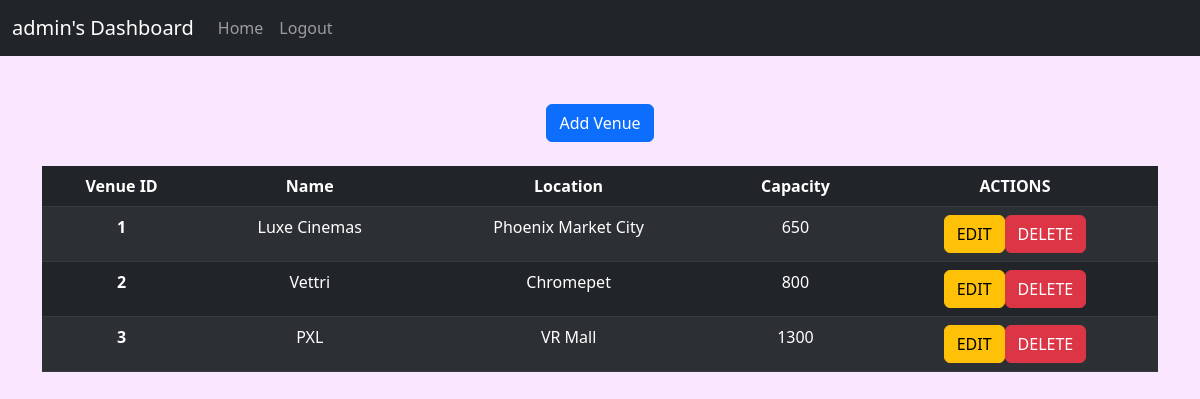
/manage_venues (signed in), run on an earlier commit of the app's database.
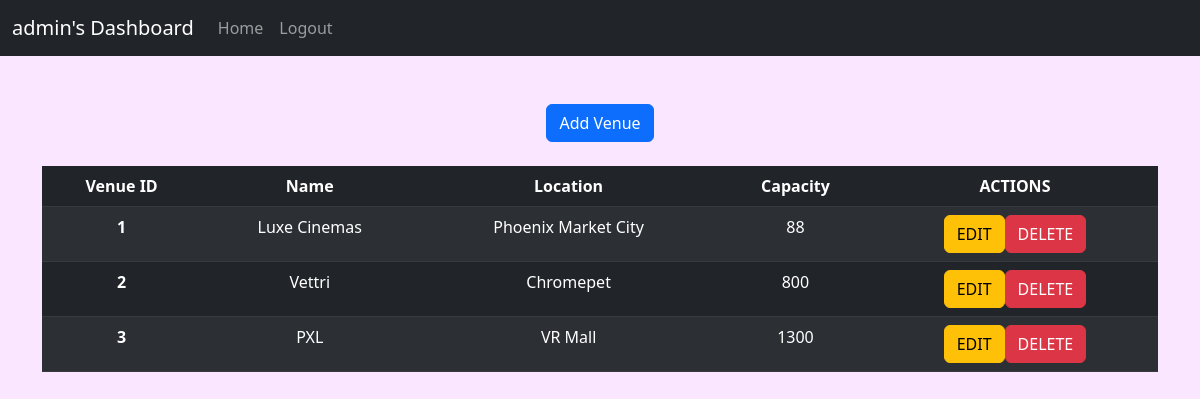
And on a later commit of the database.
### app/models.py (models this page shows, shortened)
class Venue(db.Model):
    id = db.Column(db.Integer, primary_key = True)
    name = db.Column(db.String(32), index = True, nullable = False)
    location = db.Column(db.String(64), index = True, nullable = False)
    caption = db.Column(db.String(128))
    capacity = db.Column(db.Integer, nullable = False)
    pic = db.Column(db.LargeBinary)
    shows = db.relationship('Show', secondary = 'show_venue', backref = 'venues', lazy = 'dynamic')
    bookings = db.relationship('Booking', backref = 'venue', cascade = 'all, delete')
    __table_args__ = (UniqueConstraint('name', 'location', name='u_venue_name_loc'),)

### app/routes.py (the view)
    def wrapper_func(*args, **kwargs):
        if current_user.username != "admin":
            flash("Access denied. No admin privileges for {}".format(current_user.username))
            return redirect(url_for('index'))
        else:
            return my_route(*args, **kwargs)

### app/models.py (called while the page is built)
@login.user_loader
def load_user(id):
    return User.query.get(int(id))

### app/routes.py (called while the page is built)
def check_admin_decor(my_route):
    def wrapper_func(*args, **kwargs):
        if current_user.username != "admin":
            flash("Access denied. No admin privileges for {}".format(current_user.username))
            return redirect(url_for('index'))
        else:
            return my_route(*args, **kwargs)
    wrapper_func.__name__ = my_route.__name__
    return wrapper_func

@app.route('/manage_venues')
@login_required
@check_admin_decor
def manage_venues():
    return render_template('manage_venues.html', title = 'Manage Venues', venues = Venue.query.all())

### app/templates/manage_venues.html (shortened to what this page needs)
{% extends "base.html" %}
{% block content %}
<div class = "container">
    <div class="d-flex justify-content-center mb-4">
        <a href="{{url_for('create_venue')}}">
            <button type="button" class="btn btn-primary">Add Venue</button>
        </a>
    </div>
    <table class="table table-dark table-striped">
        <thead>
          <tr>
            <th scope="col">Venue ID</th>
            <th scope="col">Name</th>
            <th scope="col">Location</th>
            <th scope="col">Capacity</th>
            <th scope="col">ACTIONS</th>
          </tr>
        </thead>
        <tbody>
        {% for venue in venues %}
            <tr>
            <th scope="row">{{venue.id}}</th>
            <td>{{venue.name}}</td>
            <td>{{venue.location}}</td>
            <td>{{venue.capacity}}</td>
            <td>
                <div class="btn-group" role="group" aria-label="Venue Actions">
                    <a href="{{ url_for('edit_venue',venue_id=venue.id) }}">
                        <button type="button" class="btn btn-warning">EDIT</button>
                    </a>
                    <a href="{{ url_for('delete_venue',venue_id=venue.id) }}">
                        <button type="button" class="btn btn-danger" onclick="return showConfirmation()">DELETE</button>
                    </a>
                  </div>
            </td>
            </tr>
        {% endfor %}
        </tbody>
      </table>
</div>
{% endblock %}

What changed in the data, as far as the page shows it:
changed Venue "Luxe Cinemas": capacity "650" → "88"
